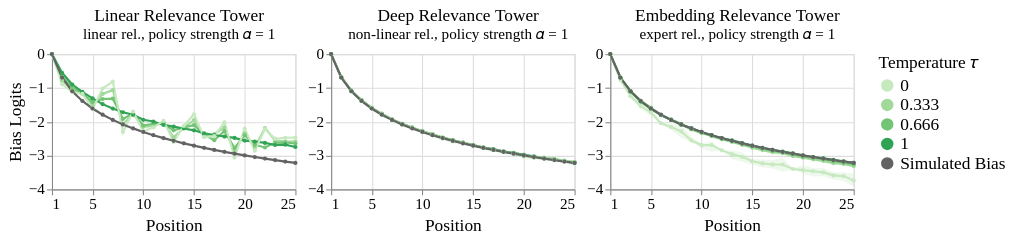

Here is the notebook cell this chart was saved with:
### Code cell
def plot_bias(experiment, policy_strength, title="", subtitle="", width=225, height=125, color="blues", show_axis_title=True):
    scheme = {
        "blue": ["#C6DBEF", "#9ECAE1", "#6BAED6", "#3182BD", "#636363"],
        "green": ["#C7E9C0", "#A1D99B", "#74C476", "#31A354", "#636363"],
        "orange": ["#FDD0A2", "#FD8D3C", "#FD8D3C", "#E6550E", "#636363"],
    }[color]

    
    bias_df = load(experiment, "bias.csv")
    bias_df = bias_df[bias_df["policy_strength"] == policy_strength]

    
    n_positions = bias_df.position.max() + 1
    true_bias_df = pd.DataFrame(
        {
            "position": range(n_positions),
            "examination": get_position_bias(n_positions, 1),
            "policy_temperature": "Simulated Bias"
        }
    )

    bias_df = pd.concat([bias_df, true_bias_df])
    bias_df["position"] += 1

    base = alt.Chart(bias_df, width=width, height=height, title=alt.Title(text=title, subtitle=subtitle)).encode(
        x=alt.X("position:Q", title="Position").axis(labelAngle=0, values=[1, 5, 10, 15, 20, 25]).scale(nice=False)
    )
    
    line = base.mark_line(point=True, opacity=1).encode(
        y=alt.Y("mean(examination):Q", title="Bias Logits" if show_axis_title else None),
        color=alt.Color("policy_temperature:O", title="Temperature 𝜏").scale(range=scheme)
    )
    
    ci = base.mark_errorband(extent="ci").encode(
        y=alt.Y("examination:Q", title="Bias Logits" if show_axis_title else None),
        color=alt.Color("policy_temperature:O").scale(range=scheme)
    )
    
    return ci + line





linear = plot_bias("test", policy_strength=1, color="green", title="Linear Relevance Tower", subtitle="linear rel., policy strength 𝛼 = 1")
deep = plot_bias("2-model-fit-deep", policy_strength=1, color="green", title="Deep Relevance Tower", subtitle="non-linear rel., policy strength 𝛼 = 1", show_axis_title=False)
embedding = plot_bias("2-model-fit-embedding", policy_strength=1, color="green", title="Embedding Relevance Tower", subtitle="expert rel., policy strength 𝛼 = 1", show_axis_title=False)


chart = (
    linear | deep | embedding
).configure_line(
    size=2
).configure_point(
    size=15
).resolve_scale(
    y="shared"
).configure_concat(
    spacing=5
)

chart
